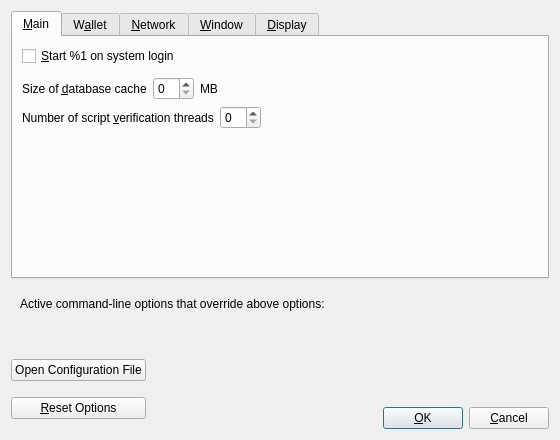
<?xml version="1.0" encoding="UTF-8"?>
<ui version="4.0">
 <class>OptionsDialog</class>
 <widget class="QDialog" name="OptionsDialog">
  <property name="geometry">
   <rect>
    <x>0</x>
    <y>0</y>
    <width>560</width>
    <height>440</height>
   </rect>
  </property>
  <property name="windowTitle">
   <string>Options</string>
  </property>
  <property name="modal">
   <bool>true</bool>
  </property>
  <layout class="QVBoxLayout" name="verticalLayout">
   <item>
    <widget class="QTabWidget" name="tabWidget">
     <property name="currentIndex">
      <number>0</number>
     </property>
     <widget class="QWidget" name="tabMain">
      <attribute name="title">
       <string>&amp;Main</string>
      </attribute>
      <layout class="QVBoxLayout" name="verticalLayout_Main">
       <item>
        <widget class="QCheckBox" name="bitcoinAtStartup">
         <property name="toolTip">
          <string>Automatically start %1 after logging in to the system.</string>
         </property>
         <property name="text">
          <string>&amp;Start %1 on system login</string>
         </property>
        </widget>
       </item>
       <item>
        <spacer name="horizontalSpacer_0_Main">
         <property name="orientation">
          <enum>Qt::Horizontal</enum>
         </property>
         <property name="sizeHint" stdset="0">
          <size>
           <width>40</width>
           <height>5</height>
          </size>
         </property>
        </spacer>
       </item>
       <item>
        <layout class="QHBoxLayout" name="horizontalLayout_2_Main">
         <item>
          <widget class="QLabel" name="databaseCacheLabel">
           <property name="text">
            <string>Size of &amp;database cache</string>
           </property>
           <property name="textFormat">
            <enum>Qt::PlainText</enum>
           </property>
           <property name="buddy">
            <cstring>databaseCache</cstring>
           </property>
          </widget>
         </item>
         <item>
          <widget class="QSpinBox" name="databaseCache"/>
         </item>
         <item>
          <widget class="QLabel" name="databaseCacheUnitLabel">
           <property name="text">
            <string>MB</string>
           </property>
           <property name="textFormat">
            <enum>Qt::PlainText</enum>
           </property>
          </widget>
         </item>
         <item>
          <spacer name="horizontalSpacer_2_Main">
           <property name="orientation">
            <enum>Qt::Horizontal</enum>
           </property>
           <property name="sizeHint" stdset="0">
            <size>
             <width>40</width>
             <height>20</height>
            </size>
           </property>
          </spacer>
         </item>
        </layout>
       </item>
       <item>
        <layout class="QHBoxLayout" name="horizontalLayout_Main_VerifyLabel">
         <item>
          <widget class="QLabel" name="threadsScriptVerifLabel">
           <property name="text">
            <string>Number of script &amp;verification threads</string>
           </property>
           <property name="textFormat">
            <enum>Qt::PlainText</enum>
           </property>
           <property name="buddy">
            <cstring>threadsScriptVerif</cstring>
           </property>
          </widget>
         </item>
         <item>
          <widget class="QSpinBox" name="threadsScriptVerif">
           <property name="toolTip">
            <string>(0 = auto, &lt;0 = leave that many cores free)</string>
           </property>
          </widget>
         </item>
         <item>
          <spacer name="horizontalSpacer_Main_Threads">
           <property name="orientation">
            <enum>Qt::Horizontal</enum>
           </property>
           <property name="sizeHint" stdset="0">
            <size>
             <width>40</width>
             <height>20</height>
            </size>
           </property>
          </spacer>
         </item>
        </layout>
       </item>
       <item>
        <spacer name="verticalSpacer_Main">
         <property name="orientation">
          <enum>Qt::Vertical</enum>
         </property>
         <property name="sizeHint" stdset="0">
          <size>
           <width>20</width>
           <height>40</height>
          </size>
         </property>
        </spacer>
       </item>
      </layout>
     </widget>
     <widget class="QWidget" name="tabWallet">
      <attribute name="title">
       <string>W&amp;allet</string>
      </attribute>
      <layout class="QVBoxLayout" name="verticalLayout_Wallet">
       <item>
        <widget class="QGroupBox" name="groupBox">
         <property name="title">
          <string>Expert</string>
         </property>
         <layout class="QVBoxLayout" name="verticalLayout_2">
          <item>
           <widget class="QCheckBox" name="coinControlFeatures">
            <property name="toolTip">
             <string>Whether to show coin control features or not.</string>
            </property>
            <property name="text">
             <string>Enable coin &amp;control features</string>
            </property>
           </widget>
          </item>
          <item>
           <widget class="QCheckBox" name="spendZeroConfChange">
            <property name="toolTip">
             <string>If you disable the spending of unconfirmed change, the change from a transaction cannot be used until that transaction has at least one confirmation. This also affects how your balance is computed.</string>
            </property>
            <property name="text">
             <string>&amp;Spend unconfirmed change</string>
            </property>
           </widget>
          </item>
         </layout>
        </widget>
       </item>
       <item>
        <spacer name="verticalSpacer_Wallet">
         <property name="orientation">
          <enum>Qt::Vertical</enum>
         </property>
         <property name="sizeHint" stdset="0">
          <size>
           <width>20</width>
           <height>40</height>
          </size>
         </property>
        </spacer>
       </item>
      </layout>
     </widget>
     <widget class="QWidget" name="tabNetwork">
      <attribute name="title">
       <string>&amp;Network</string>
      </attribute>
      <layout class="QVBoxLayout" name="verticalLayout_Network">
       <item>
        <widget class="QCheckBox" name="mapPortUpnp">
         <property name="toolTip">
          <string>Automatically open the Bitcoin client port on the router. This only works when your router supports UPnP and it is enabled.</string>
         </property>
         <property name="text">
          <string>Map port using &amp;UPnP</string>
         </property>
        </widget>
       </item>
       <item>
        <widget class="QCheckBox" name="allowIncoming">
         <property name="toolTip">
          <string>Accept connections from outside.</string>
         </property>
         <property name="text">
          <string>Allow incomin&amp;g connections</string>
         </property>
        </widget>
       </item>
       <item>
        <widget class="QCheckBox" name="connectSocks">
         <property name="toolTip">
          <string>Connect to the Dimecoin network through a SOCKS5 proxy.</string>
         </property>
         <property name="text">
          <string>&amp;Connect through SOCKS5 proxy (default proxy):</string>
         </property>
        </widget>
       </item>
       <item>
        <layout class="QHBoxLayout" name="horizontalLayout_1_Network">
         <item>
          <widget class="QLabel" name="proxyIpLabel">
           <property name="text">
            <string>Proxy &amp;IP:</string>
           </property>
           <property name="textFormat">
            <enum>Qt::PlainText</enum>
           </property>
           <property name="buddy">
            <cstring>proxyIp</cstring>
           </property>
          </widget>
         </item>
         <item>
          <widget class="QValidatedLineEdit" name="proxyIp">
           <property name="minimumSize">
            <size>
             <width>140</width>
             <height>0</height>
            </size>
           </property>
           <property name="maximumSize">
            <size>
             <width>140</width>
             <height>16777215</height>
            </size>
           </property>
           <property name="toolTip">
            <string>IP address of the proxy (e.g. IPv4: 127.0.0.1 / IPv6: ::1)</string>
           </property>
          </widget>
         </item>
         <item>
          <widget class="QLabel" name="proxyPortLabel">
           <property name="text">
            <string>&amp;Port:</string>
           </property>
           <property name="textFormat">
            <enum>Qt::PlainText</enum>
           </property>
           <property name="buddy">
            <cstring>proxyPort</cstring>
           </property>
          </widget>
         </item>
         <item>
          <widget class="QLineEdit" name="proxyPort">
           <property name="minimumSize">
            <size>
             <width>55</width>
             <height>0</height>
            </size>
           </property>
           <property name="maximumSize">
            <size>
             <width>55</width>
             <height>16777215</height>
            </size>
           </property>
           <property name="toolTip">
            <string>Port of the proxy (e.g. 9050)</string>
           </property>
          </widget>
         </item>
         <item>
          <spacer name="horizontalSpacer_1_Network">
           <property name="orientation">
            <enum>Qt::Horizontal</enum>
           </property>
           <property name="sizeHint" stdset="0">
            <size>
             <width>40</width>
             <height>20</height>
            </size>
           </property>
          </spacer>
         </item>
        </layout>
       </item>
       <item>
        <layout class="QHBoxLayout" name="horizontalLayout_2_Network">
         <item>
          <widget class="QLabel" name="proxyActiveNets">
           <property name="text">
            <string>Used for reaching peers via:</string>
           </property>
           <property name="textFormat">
            <enum>Qt::PlainText</enum>
           </property>
          </widget>
         </item>
         <item>
          <widget class="QCheckBox" name="proxyReachIPv4">
           <property name="enabled">
            <bool>false</bool>
           </property>
           <property name="toolTip">
            <string>Shows if the supplied default SOCKS5 proxy is used to reach peers via this network type.</string>
           </property>
           <property name="text">
            <string/>
           </property>
          </widget>
         </item>
         <item>
          <widget class="QLabel" name="proxyReachIPv4Label">
           <property name="text">
            <string>IPv4</string>
           </property>
           <property name="textFormat">
            <enum>Qt::PlainText</enum>
           </property>
          </widget>
         </item>
         <item>
          <widget class="QCheckBox" name="proxyReachIPv6">
           <property name="enabled">
            <bool>false</bool>
           </property>
           <property name="toolTip">
            <string>Shows if the supplied default SOCKS5 proxy is used to reach peers via this network type.</string>
           </property>
           <property name="text">
            <string/>
           </property>
          </widget>
         </item>
         <item>
          <widget class="QLabel" name="proxyReachIPv6Label">
           <property name="text">
            <string>IPv6</string>
           </property>
           <property name="textFormat">
            <enum>Qt::PlainText</enum>
           </property>
          </widget>
         </item>
         <item>
          <widget class="QCheckBox" name="proxyReachTor">
           <property name="enabled">
            <bool>false</bool>
           </property>
           <property name="toolTip">
            <string>Shows if the supplied default SOCKS5 proxy is used to reach peers via this network type.</string>
           </property>
           <property name="text">
            <string/>
           </property>
          </widget>
         </item>
         <item>
          <widget class="QLabel" name="proxyReachTorLabel">
           <property name="text">
            <string>Tor</string>
           </property>
           <property name="textFormat">
            <enum>Qt::PlainText</enum>
           </property>
          </widget>
         </item>
         <item>
          <spacer name="horizontalSpacer_2_Network">
           <property name="orientation">
            <enum>Qt::Horizontal</enum>
           </property>
           <property name="sizeHint" stdset="0">
            <size>
             <width>40</width>
             <height>20</height>
            </size>
           </property>
          </spacer>
         </item>
        </layout>
       </item>
       <item>
        <widget class="QCheckBox" name="connectSocksTor">
         <property name="toolTip">
          <string>Connect to the Dimecoin network through a separate SOCKS5 proxy for Tor hidden services.</string>
         </property>
         <property name="text">
          <string>Use separate SOCKS&amp;5 proxy to reach peers via Tor hidden services:</string>
         </property>
        </widget>
       </item>
       <item>
        <layout class="QHBoxLayout" name="horizontalLayout_3_Network">
         <item>
          <widget class="QLabel" name="proxyIpTorLabel">
           <property name="text">
            <string>Proxy &amp;IP:</string>
           </property>
           <property name="textFormat">
            <enum>Qt::PlainText</enum>
           </property>
           <property name="buddy">
            <cstring>proxyIpTor</cstring>
           </property>
          </widget>
         </item>
         <item>
          <widget class="QValidatedLineEdit" name="proxyIpTor">
           <property name="minimumSize">
            <size>
             <width>140</width>
             <height>0</height>
            </size>
           </property>
           <property name="maximumSize">
            <size>
             <width>140</width>
             <height>16777215</height>
            </size>
           </property>
           <property name="toolTip">
            <string>IP address of the proxy (e.g. IPv4: 127.0.0.1 / IPv6: ::1)</string>
           </property>
          </widget>
         </item>
         <item>
          <widget class="QLabel" name="proxyPortTorLabel">
           <property name="text">
            <string>&amp;Port:</string>
           </property>
           <property name="textFormat">
            <enum>Qt::PlainText</enum>
           </property>
           <property name="buddy">
            <cstring>proxyPortTor</cstring>
           </property>
          </widget>
         </item>
         <item>
          <widget class="QLineEdit" name="proxyPortTor">
           <property name="minimumSize">
            <size>
             <width>55</width>
             <height>0</height>
            </size>
           </property>
           <property name="maximumSize">
            <size>
             <width>55</width>
             <height>16777215</height>
            </size>
           </property>
           <property name="toolTip">
            <string>Port of the proxy (e.g. 9050)</string>
           </property>
          </widget>
         </item>
         <item>
          <spacer name="horizontalSpacer_4_Network">
           <property name="orientation">
            <enum>Qt::Horizontal</enum>
           </property>
           <property name="sizeHint" stdset="0">
            <size>
             <width>40</width>
             <height>20</height>
            </size>
           </property>
          </spacer>
         </item>
        </layout>
       </item>
       <item>
        <spacer name="verticalSpacer_Network">
         <property name="orientation">
          <enum>Qt::Vertical</enum>
         </property>
         <property name="sizeHint" stdset="0">
          <size>
           <width>20</width>
           <height>40</height>
          </size>
         </property>
        </spacer>
       </item>
      </layout>
     </widget>
     <widget class="QWidget" name="tabWindow">
      <attribute name="title">
       <string>&amp;Window</string>
      </attribute>
      <layout class="QVBoxLayout" name="verticalLayout_Window">
       <item>
        <widget class="QCheckBox" name="hideTrayIcon">
         <property name="toolTip">
          <string>Hide the icon from the system tray.</string>
         </property>
         <property name="text">
          <string>&amp;Hide tray icon</string>
         </property>
        </widget>
       </item>
       <item>
        <widget class="QCheckBox" name="minimizeToTray">
         <property name="toolTip">
          <string>Show only a tray icon after minimizing the window.</string>
         </property>
         <property name="text">
          <string>&amp;Minimize to the tray instead of the taskbar</string>
         </property>
        </widget>
       </item>
       <item>
        <widget class="QCheckBox" name="minimizeOnClose">
         <property name="toolTip">
          <string>Minimize instead of exit the application when the window is closed. When this option is enabled, the application will be closed only after selecting Exit in the menu.</string>
         </property>
         <property name="text">
          <string>M&amp;inimize on close</string>
         </property>
        </widget>
       </item>
       <item>
        <spacer name="verticalSpacer_Window">
         <property name="orientation">
          <enum>Qt::Vertical</enum>
         </property>
         <property name="sizeHint" stdset="0">
          <size>
           <width>20</width>
           <height>40</height>
          </size>
         </property>
        </spacer>
       </item>
      </layout>
     </widget>
     <widget class="QWidget" name="tabDisplay">
      <attribute name="title">
       <string>&amp;Display</string>
      </attribute>
      <layout class="QVBoxLayout" name="verticalLayout_Display">
       <item>
        <layout class="QHBoxLayout" name="horizontalLayout_1_Display">
         <item>
          <widget class="QLabel" name="langLabel">
           <property name="text">
            <string>User Interface &amp;language:</string>
           </property>
           <property name="textFormat">
            <enum>Qt::PlainText</enum>
           </property>
           <property name="buddy">
            <cstring>lang</cstring>
           </property>
          </widget>
         </item>
         <item>
          <widget class="QValueComboBox" name="lang">
           <property name="toolTip">
            <string>The user interface language can be set here. This setting will take effect after restarting %1.</string>
           </property>
          </widget>
         </item>
        </layout>
       </item>
       <item>
        <layout class="QHBoxLayout" name="horizontalLayout_2_Display">
         <item>
          <widget class="QLabel" name="unitLabel">
           <property name="text">
            <string>&amp;Unit to show amounts in:</string>
           </property>
           <property name="textFormat">
            <enum>Qt::PlainText</enum>
           </property>
           <property name="buddy">
            <cstring>unit</cstring>
           </property>
          </widget>
         </item>
         <item>
          <widget class="QValueComboBox" name="unit">
           <property name="toolTip">
            <string>Choose the default subdivision unit to show in the interface and when sending coins.</string>
           </property>
          </widget>
         </item>
        </layout>
       </item>
       <item>
        <layout class="QHBoxLayout" name="horizontalLayout_3_Display">
         <item>
          <widget class="QLabel" name="thirdPartyTxUrlsLabel">
           <property name="toolTip">
            <string>Third party URLs (e.g. a block explorer) that appear in the transactions tab as context menu items. %s in the URL is replaced by transaction hash. Multiple URLs are separated by vertical bar |.</string>
           </property>
           <property name="text">
            <string>&amp;Third party transaction URLs</string>
           </property>
           <property name="buddy">
            <cstring>thirdPartyTxUrls</cstring>
           </property>
          </widget>
         </item>
         <item>
          <widget class="QLineEdit" name="thirdPartyTxUrls">
           <property name="toolTip">
            <string>Third party URLs (e.g. a block explorer) that appear in the transactions tab as context menu items. %s in the URL is replaced by transaction hash. Multiple URLs are separated by vertical bar |.</string>
           </property>
          </widget>
         </item>
        </layout>
       </item>
       <item>
        <spacer name="verticalSpacer_Display">
         <property name="orientation">
          <enum>Qt::Vertical</enum>
         </property>
         <property name="sizeHint" stdset="0">
          <size>
           <width>20</width>
           <height>40</height>
          </size>
         </property>
        </spacer>
       </item>
      </layout>
     </widget>
    </widget>
   </item>
   <item>
    <widget class="QFrame" name="frame">
     <layout class="QVBoxLayout" name="verticalLayout_Bottom">
      <item>
       <layout class="QHBoxLayout" name="horizontalLayout_Bottom">
        <item>
         <widget class="QLabel" name="overriddenByCommandLineInfoLabel">
          <property name="text">
           <string>Active command-line options that override above options:</string>
          </property>
          <property name="textFormat">
           <enum>Qt::PlainText</enum>
          </property>
         </widget>
        </item>
        <item>
         <spacer name="horizontalSpacer_Bottom">
          <property name="orientation">
           <enum>Qt::Horizontal</enum>
          </property>
          <property name="sizeHint" stdset="0">
           <size>
            <width>40</width>
            <height>20</height>
           </size>
          </property>
         </spacer>
        </item>
       </layout>
      </item>
      <item>
       <widget class="QLabel" name="overriddenByCommandLineLabel">
        <property name="text">
         <string/>
        </property>
        <property name="textFormat">
         <enum>Qt::PlainText</enum>
        </property>
        <property name="wordWrap">
         <bool>true</bool>
        </property>
       </widget>
      </item>
     </layout>
    </widget>
   </item>
   <item>
    <layout class="QHBoxLayout" name="horizontalLayout_Buttons">
     <item>
      <layout class="QVBoxLayout" name="verticalLayout_Buttons">
       <item>
        <widget class="QPushButton" name="openBitcoinConfButton">
         <property name="toolTip">
          <string>Open the %1 configuration file from the working directory.</string>
         </property>
         <property name="text">
          <string>Open Configuration File</string>
         </property>
         <property name="autoDefault">
          <bool>false</bool>
         </property>
        </widget>
       </item>
       <item>
        <widget class="QPushButton" name="resetButton">
         <property name="toolTip">
          <string>Reset all client options to default.</string>
         </property>
         <property name="text">
          <string>&amp;Reset Options</string>
         </property>
         <property name="autoDefault">
          <bool>false</bool>
         </property>
        </widget>
       </item>
      </layout>
     </item>
     <item>
      <spacer name="horizontalSpacer_1">
       <property name="orientation">
        <enum>Qt::Horizontal</enum>
       </property>
       <property name="sizeHint" stdset="0">
        <size>
         <width>40</width>
         <height>48</height>
        </size>
       </property>
      </spacer>
     </item>
     <item>
      <widget class="QLabel" name="statusLabel">
       <property name="minimumSize">
        <size>
         <width>200</width>
         <height>0</height>
        </size>
       </property>
       <property name="font">
        <font>
         <weight>75</weight>
         <bold>true</bold>
        </font>
       </property>
       <property name="text">
        <string/>
       </property>
       <property name="textFormat">
        <enum>Qt::PlainText</enum>
       </property>
       <property name="wordWrap">
        <bool>true</bool>
       </property>
      </widget>
     </item>
     <item>
      <spacer name="horizontalSpacer_2">
       <property name="orientation">
        <enum>Qt::Horizontal</enum>
       </property>
       <property name="sizeHint" stdset="0">
        <size>
         <width>40</width>
         <height>48</height>
        </size>
       </property>
      </spacer>
     </item>
     <item>
      <layout class="QVBoxLayout" name="verticalLayout_4">
       <item>
        <spacer name="verticalSpacer">
         <property name="orientation">
          <enum>Qt::Vertical</enum>
         </property>
         <property name="sizeHint" stdset="0">
          <size>
           <width>20</width>
           <height>40</height>
          </size>
         </property>
        </spacer>
       </item>
       <item>
        <layout class="QHBoxLayout" name="horizontalLayout">
         <item>
          <widget class="QPushButton" name="okButton">
           <property name="text">
            <string>&amp;OK</string>
           </property>
           <property name="autoDefault">
            <bool>false</bool>
           </property>
           <property name="default">
            <bool>true</bool>
           </property>
          </widget>
         </item>
         <item>
          <widget class="QPushButton" name="cancelButton">
           <property name="text">
            <string>&amp;Cancel</string>
           </property>
           <property name="autoDefault">
            <bool>false</bool>
           </property>
          </widget>
         </item>
        </layout>
       </item>
      </layout>
     </item>
    </layout>
   </item>
  </layout>
 </widget>
 <customwidgets>
  <customwidget>
   <class>QValidatedLineEdit</class>
   <extends>QLineEdit</extends>
   <header>qt/qvalidatedlineedit.h</header>
  </customwidget>
  <customwidget>
   <class>QValueComboBox</class>
   <extends>QComboBox</extends>
   <header>qt/qvaluecombobox.h</header>
  </customwidget>
 </customwidgets>
 <resources/>
 <connections/>
</ui>
